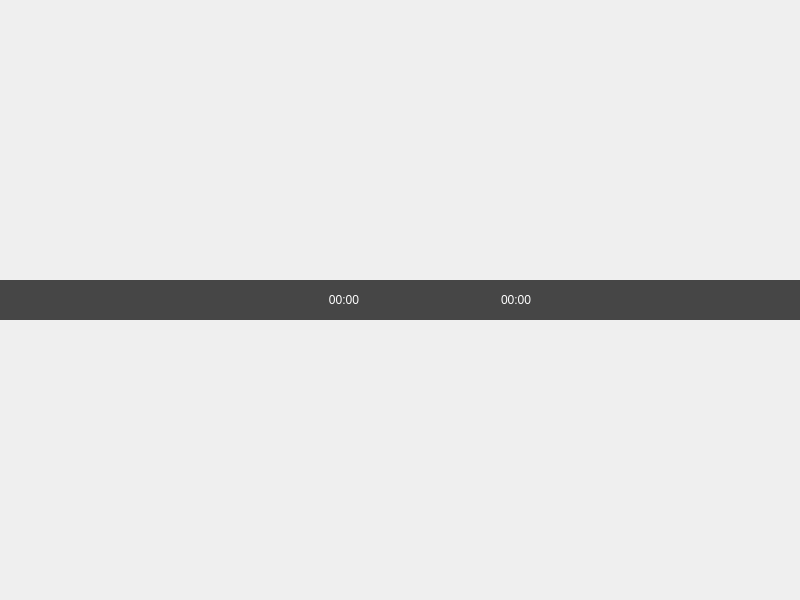
<?xml version="1.0" encoding="UTF-8"?>
<ui version="4.0">
 <class>Player</class>
 <widget class="QMainWindow" name="Player">
  <property name="geometry">
   <rect>
    <x>0</x>
    <y>0</y>
    <width>800</width>
    <height>600</height>
   </rect>
  </property>
  <property name="windowTitle">
   <string>视频播放器</string>
  </property>
  <widget class="QWidget" name="centralwidget">
   <layout class="QVBoxLayout" name="verticalLayout">
    <property name="spacing">
     <number>0</number>
    </property>
    <property name="leftMargin">
     <number>0</number>
    </property>
    <property name="topMargin">
     <number>0</number>
    </property>
    <property name="rightMargin">
     <number>0</number>
    </property>
    <property name="bottomMargin">
     <number>0</number>
    </property>
    <item>
     <layout class="QVBoxLayout" name="videoLayout">
      <property name="spacing">
       <number>0</number>
      </property>
     </layout>
    </item>
    <item>
     <widget class="QWidget" name="controlWidget" native="true">
      <property name="minimumSize">
       <size>
        <width>0</width>
        <height>40</height>
       </size>
      </property>
      <property name="maximumSize">
       <size>
        <width>16777215</width>
        <height>40</height>
       </size>
      </property>
      <property name="styleSheet">
       <string notr="true">QWidget#controlWidget {
  background-color: rgba(0, 0, 0, 180);
}
QLabel {
  color: white;
}
QPushButton {
  border: none;
  padding: 1px;
}
QPushButton:hover {
  background-color: rgba(255, 255, 255, 30);
}
QSlider::groove:horizontal {
  height: 3px;
  background: #999999;
}
QSlider::handle:horizontal {
  background: white;
  width: 10px;
  margin: -4px 0;
  border-radius: 5px;
}
QSlider::sub-page:horizontal {
  background: #2196F3;
}</string>
      </property>
      <layout class="QHBoxLayout" name="horizontalLayout">
       <property name="spacing">
        <number>4</number>
       </property>
       <property name="leftMargin">
        <number>8</number>
       </property>
       <property name="topMargin">
        <number>0</number>
       </property>
       <property name="rightMargin">
        <number>8</number>
       </property>
       <property name="bottomMargin">
        <number>0</number>
       </property>
       <item>
        <widget class="QPushButton" name="playButton">
         <property name="minimumSize">
          <size>
           <width>32</width>
           <height>32</height>
          </size>
         </property>
         <property name="maximumSize">
          <size>
           <width>32</width>
           <height>32</height>
          </size>
         </property>
         <property name="focusPolicy">
          <enum>Qt::NoFocus</enum>
         </property>
         <property name="text">
          <string/>
         </property>
        </widget>
       </item>
       <item>
        <widget class="QPushButton" name="stopButton">
         <property name="minimumSize">
          <size>
           <width>32</width>
           <height>32</height>
          </size>
         </property>
         <property name="maximumSize">
          <size>
           <width>32</width>
           <height>32</height>
          </size>
         </property>
         <property name="focusPolicy">
          <enum>Qt::NoFocus</enum>
         </property>
         <property name="text">
          <string/>
         </property>
        </widget>
       </item>
       <item>
        <widget class="QPushButton" name="backwardButton">
         <property name="minimumSize">
          <size>
           <width>32</width>
           <height>32</height>
          </size>
         </property>
         <property name="maximumSize">
          <size>
           <width>32</width>
           <height>32</height>
          </size>
         </property>
         <property name="focusPolicy">
          <enum>Qt::NoFocus</enum>
         </property>
         <property name="text">
          <string/>
         </property>
        </widget>
       </item>
       <item>
        <widget class="QPushButton" name="forwardButton">
         <property name="minimumSize">
          <size>
           <width>32</width>
           <height>32</height>
          </size>
         </property>
         <property name="maximumSize">
          <size>
           <width>32</width>
           <height>32</height>
          </size>
         </property>
         <property name="focusPolicy">
          <enum>Qt::NoFocus</enum>
         </property>
         <property name="text">
          <string/>
         </property>
        </widget>
       </item>
       <item>
        <widget class="QPushButton" name="previousButton">
         <property name="minimumSize">
          <size>
           <width>32</width>
           <height>32</height>
          </size>
         </property>
         <property name="maximumSize">
          <size>
           <width>32</width>
           <height>32</height>
          </size>
         </property>
         <property name="focusPolicy">
          <enum>Qt::NoFocus</enum>
         </property>
         <property name="toolTip">
          <string>上一个</string>
         </property>
         <property name="text">
          <string/>
         </property>
        </widget>
       </item>
       <item>
        <widget class="QPushButton" name="nextButton">
         <property name="minimumSize">
          <size>
           <width>32</width>
           <height>32</height>
          </size>
         </property>
         <property name="maximumSize">
          <size>
           <width>32</width>
           <height>32</height>
          </size>
         </property>
         <property name="focusPolicy">
          <enum>Qt::NoFocus</enum>
         </property>
         <property name="toolTip">
          <string>下一个</string>
         </property>
         <property name="text">
          <string/>
         </property>
        </widget>
       </item>
       <item>
        <widget class="QLabel" name="currentTimeLabel">
         <property name="minimumSize">
          <size>
           <width>45</width>
           <height>0</height>
          </size>
         </property>
         <property name="text">
          <string>00:00</string>
         </property>
         <property name="alignment">
          <set>Qt::AlignRight|Qt::AlignTrailing|Qt::AlignVCenter</set>
         </property>
        </widget>
       </item>
       <item>
        <widget class="ClickableSlider" name="progressSlider" native="true">
         <property name="minimumSize">
          <size>
           <width>100</width>
           <height>0</height>
          </size>
         </property>
         <property name="focusPolicy">
          <enum>Qt::NoFocus</enum>
         </property>
        </widget>
       </item>
       <item>
        <widget class="QLabel" name="totalTimeLabel">
         <property name="minimumSize">
          <size>
           <width>45</width>
           <height>0</height>
          </size>
         </property>
         <property name="text">
          <string>00:00</string>
         </property>
        </widget>
       </item>
       <item>
        <widget class="QPushButton" name="volumeButton">
            <property name="minimumSize">
            <size>
                <width>32</width>
                <height>32</height>
            </size>
            </property>
            <property name="maximumSize">
            <size>
                <width>32</width>
                <height>32</height>
            </size>
            </property>
            <property name="focusPolicy">
            <enum>Qt::NoFocus</enum>
            </property>
            <property name="toolTip">
            <string>静音</string>
            </property>
            <property name="styleSheet">
            <string notr="true">QPushButton {
                border: none;
                padding: 1px;
            }
            QPushButton:hover {
                background-color: rgba(255, 255, 255, 30);
            }</string>
            </property>
            </widget>
       </item>
       <item>
        <widget class="ClickableSlider" name="volumeSlider" native="true">
         <property name="minimumSize">
          <size>
           <width>80</width>
           <height>0</height>
          </size>
         </property>
         <property name="maximumSize">
          <size>
           <width>80</width>
           <height>16777215</height>
          </size>
         </property>
         <property name="maximum" stdset="0">
          <number>100</number>
         </property>
         <property name="value" stdset="0">
          <number>50</number>
         </property>
        </widget>
       </item>
       <item>
        <widget class="QPushButton" name="playModeButton">
         <property name="minimumSize">
          <size>
           <width>32</width>
           <height>32</height>
          </size>
         </property>
         <property name="maximumSize">
          <size>
           <width>32</width>
           <height>32</height>
          </size>
         </property>
         <property name="focusPolicy">
          <enum>Qt::NoFocus</enum>
         </property>
         <property name="toolTip">
          <string>播放模式</string>
         </property>
         <property name="text">
          <string/>
         </property>
        </widget>
       </item>
      </layout>
     </widget>
    </item>
   </layout>
  </widget>
  <widget class="QMenuBar" name="menubar">
   <property name="geometry">
    <rect>
     <x>0</x>
     <y>0</y>
     <width>800</width>
     <height>31</height>
    </rect>
   </property>
  </widget>
 </widget>
 <customwidgets>
  <customwidget>
   <class>ClickableSlider</class>
   <extends>QWidget</extends>
   <header>clickableslider.h</header>
  </customwidget>
 </customwidgets>
 <resources/>
 <connections/>
</ui>
